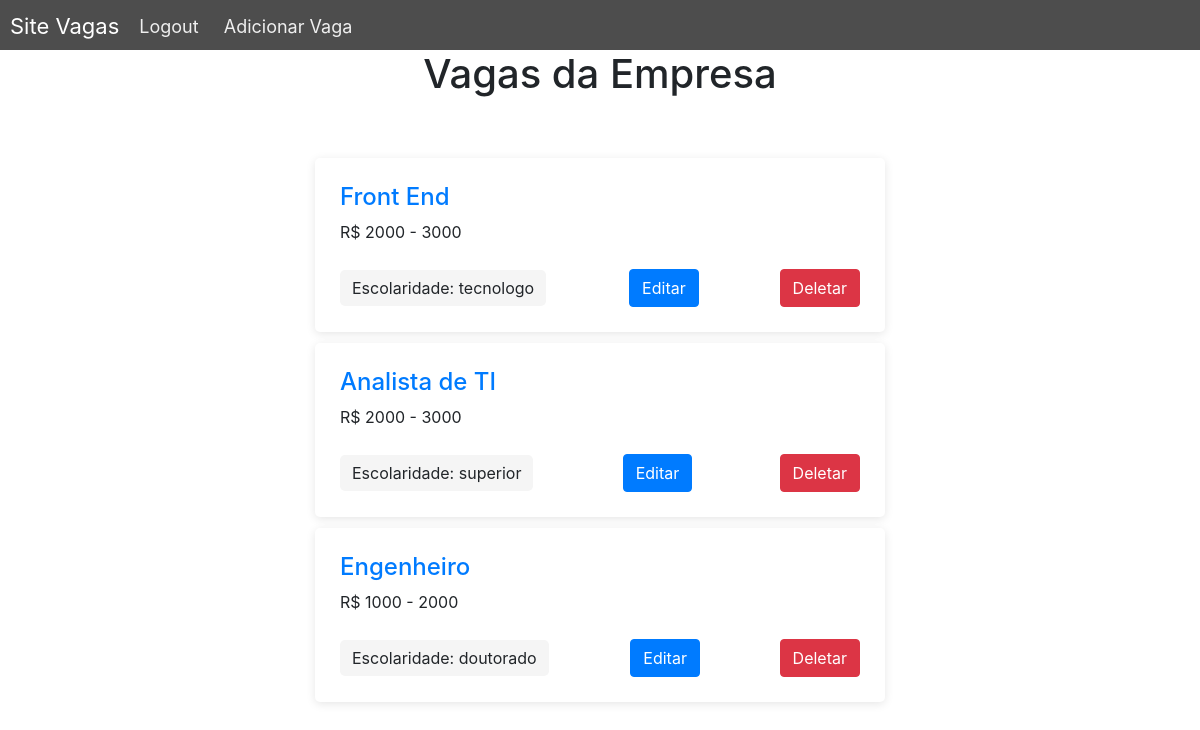
The app's page /vagas/listar-vagas/ (signed in), older data.
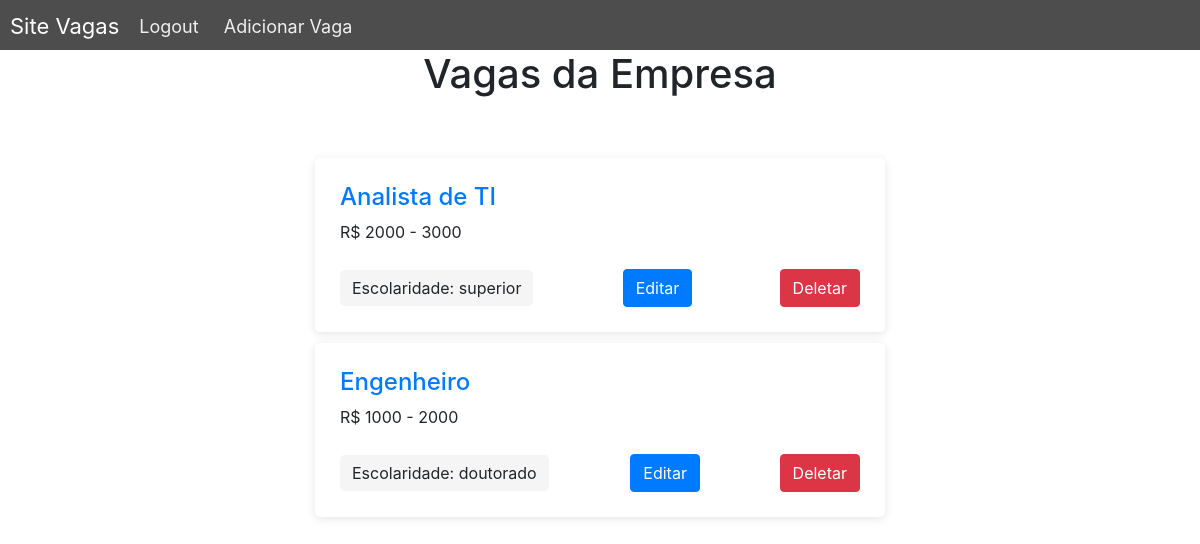
The same page, newer data.
### vacancies/models.py (models this page shows, shortened)
class Vacancies(models.Model):
    class Meta:
        verbose_name = 'Vacancie'
        verbose_name_plural = 'Vacancies'
    company = models.ForeignKey(Company, verbose_name="Empresa", on_delete=models.CASCADE)
    nome = models.CharField(max_length=100, verbose_name="Título")
    sal = (("1000", "Até R$ 1000"),
                    ("1000 - 2000", "De R$ 1000 a R$ 2000"),
                    ("2000 - 3000", "De R$ 2000 a R$ 3000"),
                    ("3000", "Acima de R$ 3000"))
    escol = (("fundamental", "Ensino fundamental"),
                    ("medio", "Ensino médio"),
                    ("tecnologo", "Tecnólogo"),
                    ("superior", "Ensino Superior"),
                    ("pos", "Pós / MBA / Mestrado"),
                    ("doutorado", "Doutorado"))
    faixa_salarial = models.CharField(max_length=20, choices=sal, default="1000", verbose_name="Faixa Salarial")
    req = models.TextField(verbose_name="Requisitos")
    escolaridade = models.CharField(max_length=20, choices=escol, verbose_name="Escolaridade Mínima")
    data_criacao = models.DateField(auto_now=True)

### vacancies/views.py (the view)
# urls.py: path('listar-vagas/', ListVacancies.as_view(), name="list-vacancies"),
@method_decorator([login_required], name='dispatch')
class ListVacancies(generic.ListView):
    model = Vacancies
    context_object_name = "vacancies"
    template_name = "vacancies/list_vacancies.html"
    def get_context_data(self, **kwargs):
        context = super().get_context_data(**kwargs)
        current_company = Company.objects.filter(user = self.request.user)
        context['vacancies'] = context['vacancies'].filter(company = current_company[0])
        context['company_id'] = Company.objects.values_list('user', flat=True)
        return context

### vacancies/templates/vacancies/list_vacancies.html (shortened to what this page needs)
{% load static %}
<!DOCTYPE html>
<html lang="en">
<head>
    <link rel="stylesheet" href="{% static 'vacancies/style_card.css' %}">
    <link rel="stylesheet" href="{% static 'vacancies/style_mainPage.css' %}">
    <link rel="stylesheet" type="text/css" href="https://maxcdn.bootstrapcdn.com/bootstrap/4.0.0/css/bootstrap.min.css">
</head>
<body>
    {% if user.is_applicant %}
    <h4>Você não é permitido aqui</h4>
    <button type="submit" onclick="history.go(-1);" class="inline">Voltar</button>
    {% elif user.id not in company_id %}
        <h4>Você precisa completar o cadastro</h4>
        <button><a href="{% url 'users:company-register-complete' %}">Completar Cadastro</a></button>
    {% else %}
    <div class="nav">
        <div class="nav-header">
          <div class="nav-title">
            Site Vagas
          </div>
        </div>
        <div class="nav-links">
          <a href="{% url 'users:logout' %}">Logout</a>
          <a href="{% url 'vacancies:create-vacancie' %}">Adicionar Vaga</a>
        </div>
      </div>
        <h1 class="text-center" style="margin-bottom: 5%;"> Vagas da Empresa</h1>
        {% for vacancie in vacancies %}
            <div class="col-sm-6 offset-sm-3">
                <div class="job-card">
                    <div class="job-card__content">
                        <div class="job-card_info">
                            <h4><a href="{% url 'vacancies:detail-vacancie' vacancie.id%}">{{vacancie.nome}}</a></h4>
                            <p class="mb-0">R$ {{vacancie.faixa_salarial}}</p>
                        </div>
                    </div>
                    <div class="job-card__footer">
                        <div class="job-card_job-type">
                            <span class="job-label">Escolaridade: {{vacancie.escolaridade}}</span>
                        </div>
                        <form action="{% url 'vacancies:update-vacancie' vacancie.id%}">
                            <button type="submit" class="btn btn-primary">Editar</button>
                        </form>
                        <form action="{% url 'vacancies:delete-vacancie' vacancie.id%}">
                            <button type="submit" class="btn btn-danger">Deletar</button>
                        </form>
                    </div>
                </div>
            </div>
        {% empty %}
            <h2>A sua empresa ainda não cadastrou nenhuma vaga.</h2>
        {% endfor %}
    {% endif %}
</body>
</html>

Row changes from the older to the newer data that the page shows:
removed Vacancies: nome "Front End", faixa_salarial "2000 - 3000", escolaridade "tecnologo"
